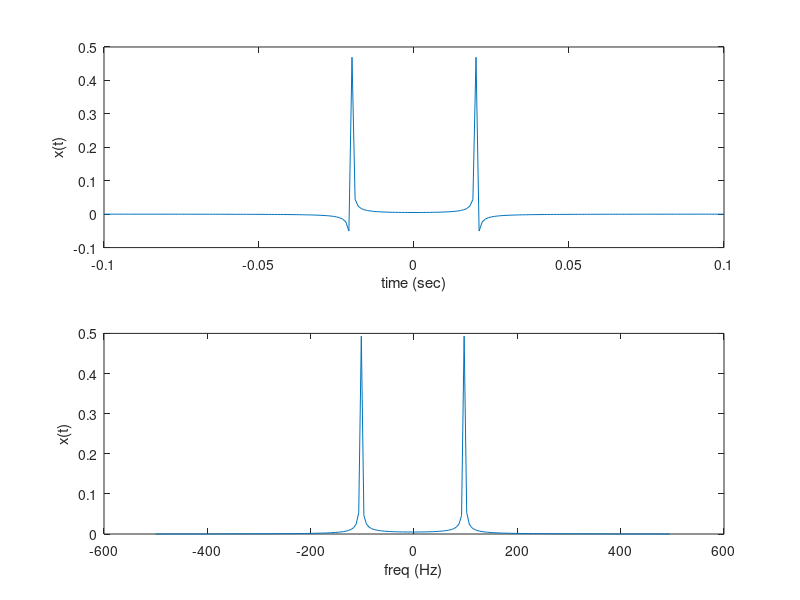

Write MATLAB code to recreate this figure.
Ts=0.001;
t=-0.1:Ts:0.1;
N=length(t);

x=cos(2*pi*100*t);%100
x=fftshift(fft(x))/N;

fs=1/Ts;
F=fs/N;
f=(-fs/2):F:(fs/2)-F;

figure(1);
subplot(2,1,1),plot(t,x);
xlabel('time (sec)');
ylabel('x(t)');
subplot(2,1,2),plot(f,abs(x));
xlabel('freq (Hz)');
ylabel('x(t)');